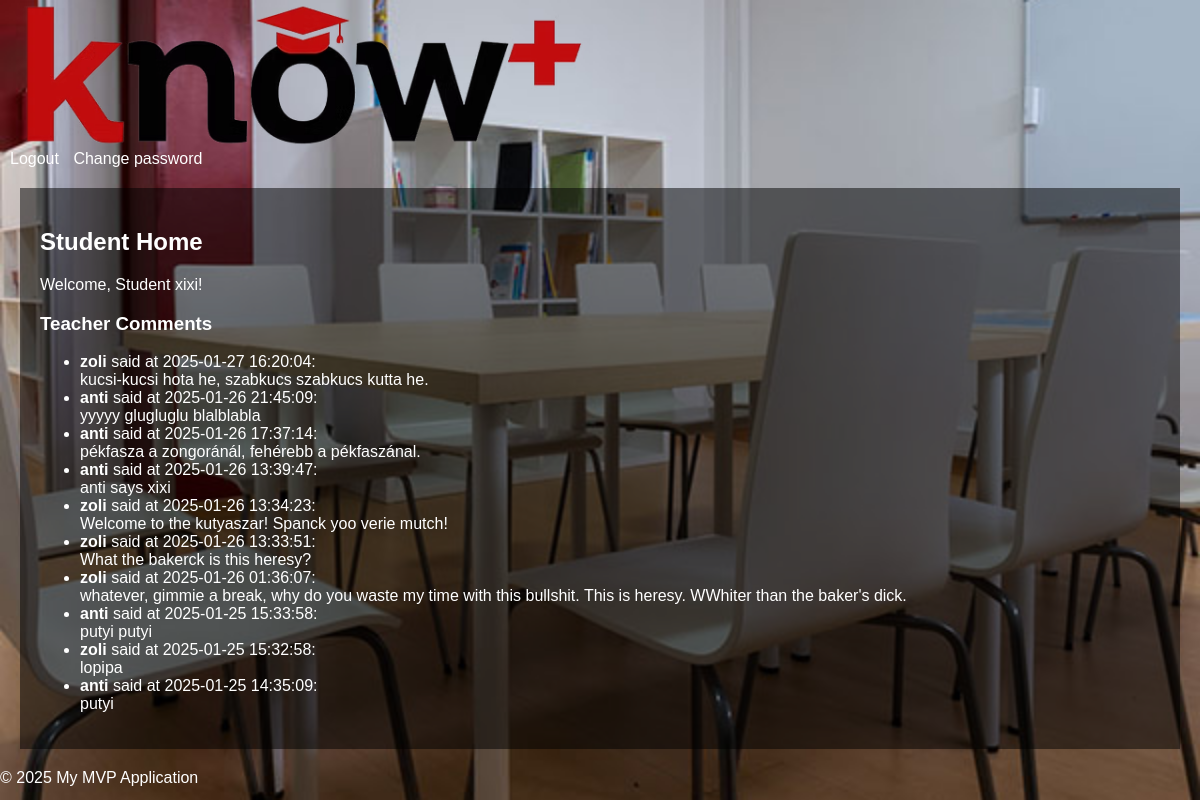
Screenshot of /student (signed in) with the database file from the repository.
### models.py (models this page shows, shortened)
class User(db.Model, UserMixin):
    id = db.Column(db.Integer, primary_key=True)
    username = db.Column(db.String(80), unique=True, nullable=False)
    password_hash = db.Column(db.String(128))
    user_type = db.Column(db.Enum(UserType), nullable=False)  # Using UserType enum for role

class Comment(db.Model):
    id = db.Column(db.Integer, primary_key=True)
    teacher_id = db.Column(db.Integer, db.ForeignKey('user.id', ondelete='CASCADE'), nullable=False)
    student_id = db.Column(db.Integer, db.ForeignKey('user.id', ondelete='CASCADE'), nullable=False)
    content = db.Column(db.Text, nullable=False)
    timestamp = db.Column(db.DateTime, default=datetime.utcnow)
    teacher = db.relationship('User', foreign_keys=[teacher_id])
    student = db.relationship('User', foreign_keys=[student_id])

### app.py (the view)
@app.route('/student')
@login_required
def student_home():
    if current_user.user_type != UserType.STUDENT:
        return 'Unauthorized', 403
    teacher_comments = Comment.query.filter_by(student_id=current_user.id).order_by(Comment.timestamp.desc()).all()
    return render_template('student_home.html', teacher_comments=teacher_comments)

### app.py (called while the page is built)
@login_manager.user_loader
def load_user(user_id):
    return User.query.get(int(user_id))  # Load from the unified User model

### templates/student_home.html (shortened to what this page needs)
{% extends 'base.html' %}
{% block content %}
  <div class="teacher_student_container">
    <h2>Student Home</h2>
    {% if admin_view %}
      <div class="alert alert-info" role="alert">
        You are viewing this page as Administrator.
      </div>
      <p>Viewing Student Page: <strong>{{ student.username }}</strong></p>
    {% else %}
      <p>Welcome, Student {{ current_user.username }}!</p>
    {% endif %}
    <h3>Teacher Comments</h3>
    <ul class="list-group">
    {% for comment in teacher_comments %}
        <li class="list-group-item">
            <strong>{{ comment.teacher.username }}</strong> said at {{ comment.timestamp.strftime('%Y-%m-%d %H:%M:%S') }}:
            <br>
            {{ comment.content }}
        </li>
    {% else %}
        <li class="list-group-item">No comments yet.</li>
    {% endfor %}
    </ul>
  </div>
{% endblock %}

### static/css/style.css (style rules this page uses)
body { font-family: sans-serif; margin: 0; padding: 0; color: white; background-image: url('static/img/background.jpg'); background-size: cover; background-position: center; }
.teacher_student_container { padding: 20px; margin: 20px; background-color: rgba(0, 0, 0, 0.5); }

### rows the page displays
User: username "xixi"
Comment: teacher.username "zoli", timestamp "2025-01-27 16:20:04", content "kucsi-kucsi hota he, szabkucs szabkucs kutta he."
Comment: teacher.username "anti", timestamp "2025-01-26 21:45:09", content "yyyyy glugluglu blalblabla"
Comment: teacher.username "anti", timestamp "2025-01-26 17:37:14", content "pékfasza a zongoránál, fehérebb a pékfaszánal."
Comment: teacher.username "anti", timestamp "2025-01-26 13:39:47", content "anti says xixi"
Comment: teacher.username "zoli", timestamp "2025-01-26 13:34:23", content "Welcome to the kutyaszar! Spanck yoo verie mutch!"
Comment: teacher.username "zoli", timestamp "2025-01-26 13:33:51", content "What the bakerck is this heresy?"
Comment: teacher.username "zoli", timestamp "2025-01-26 01:36:07", content "whatever, gimmie a break, why do you waste my time with this bullshit. This is heresy. WWhiter than the baker's dick."
Comment: teacher.username "anti", timestamp "2025-01-25 15:33:58", content "putyi putyi"
Comment: teacher.username "zoli", timestamp "2025-01-25 15:32:58", content "lopipa"
Comment: teacher.username "anti", timestamp "2025-01-25 14:35:09", content "putyi"
